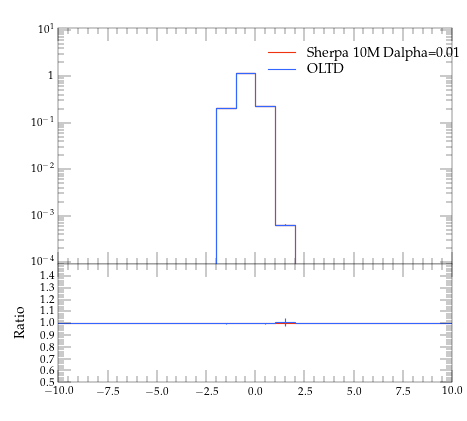

Write Python code to recreate this figure.
#! /usr/bin/env python

# This Python script was auto-generated using YODA v2.0.0.
# Analysis object: /evtb/inc_t_y
# Timestamp: 12-04-2024 (15:22:35)

import matplotlib as mpl
import matplotlib.pyplot as plt
mpl.use('Agg') # comment out for interactive use
import os
import numpy as np

plotDir = os.path.split(os.path.realpath(__file__))[0]
if 'YODA_USER_PLOT_PATH' in globals():
    plot_outdir = globals()['YODA_USER_PLOT_PATH']
else:
    plot_outdir = plotDir

#plot style
plt.style.use(os.path.join(plotDir, '../default.mplstyle'))
# plot metadata
figW, figH = plt.rcParams['figure.figsize']
ax_xLabel = r''
ax_yLabel = r''
ax_title  = r''
ax_xScale = 'linear'
ax_yScale = 'log'
xLims = (-10.0, 10.0)
yLims = (9e-05, 11.0)

# TeX-friendly labels for the legend
labels = [ r"Sherpa 10M Dalpha=0.01", r"OLTD" ]

# Create figure and axis objects
fig, (ax, ratio0_ax) = plt.subplots(2, 1, sharex=True,
                  figsize=(figW,figH), gridspec_kw={'height_ratios': (2, 1)})
ratio0_ax.yaxis.set_major_locator(mpl.ticker.MultipleLocator(0.1))
ratio0_ax.set_ylim(0.5, 1.4999)
ratio0_ax.set_ylabel('Ratio')

# LineColor map: curve index -> color
linecolors = {0: '#EE3311', 1: '#3366FF'}
# the numerical data is stored in a separate file
dataf = dict()
prefix = os.path.split(__file__)[0]
if prefix:    prefix = prefix + '/'
exec(open(prefix+'inc_t_y__data.py').read(), dataf)


legend_handles = [] # keep track of handles for the legend

# style options for curves
# starts at zorder>=5 to draw curve on top of legend
styles = {
  'curve0': {
    'color' : linecolors[0],
    'linestyle' : '-',
    'marker' : 'o',
    'zorder' : 5,
    'histstyle' : True,
  },
  'curve1': {
    'color' : linecolors[1],
    'linestyle' : '-',
    'marker' : 'o',
    'zorder' : 6,
    'histstyle' : True,
  },
}
# curve from input yoda files in main panel
for label in dataf['yvals'].keys():
    if all(np.isnan(v) for v in dataf['yvals'][label]):
        continue
    tmp = None
    if styles[label]['histstyle']: # draw as histogram
        tmp, = ax.plot(dataf['xedges'], dataf['yedges'][label],
                       color=styles[label]['color'],
                       linestyle=styles[label]['linestyle'],
                       drawstyle='steps-pre', solid_joinstyle='miter',
                       zorder=styles[label]['zorder'], label=label)
        ax.errorbar(dataf['xpoints'], dataf['yvals'][label], color=styles[label]['color'],
                    xerr=dataf['xerrs'], yerr=[dataf['ydowns'][label], dataf['yups'][label]],
                    linestyle='none', zorder=styles[label]['zorder'])
    else: # draw as scatter
        tmp = ax.errorbar(dataf['xpoints'], dataf['yvals'][label],
                          xerr=dataf['xerrs'],
                          yerr=[ dataf['ydowns'][label],
                          dataf['yups'][label] ],
                          fmt=styles[label]['marker'],
                          ecolor=styles[label]['color'],
                          color=styles[label]['color'], zorder=2)
        tmp[-1][0].set_linestyle(styles[label]['linestyle'])
    legend_handles += [tmp]
    for varLabel in dataf['variation_yvals'].keys():
        if varLabel.startswith(label):
            tmp, = ax.plot(dataf['xedges'], dataf['variation_yvals'][varLabel],
                           color=styles[label]['color'],
                           linestyle=styles[label]['linestyle'],
                           drawstyle='steps-pre', solid_joinstyle='miter',
                           zorder=styles[label]['zorder'], alpha=0.5)


# plots on ratio panel
# curve from input yoda files in ratio panel
for label, yvals in dataf['ratio0_yvals'].items():
    if all(np.isnan(v) for v in yvals):
        continue
    if styles[label]['histstyle']: # plot as histogram
        ratio0_ax.plot(dataf['xedges'], yvals,
                       color=styles[label]['color'],
                       linestyle=styles[label]['linestyle'],
                       drawstyle='steps-pre', zorder=1,
                       solid_joinstyle='miter')
        ratio0_ax.vlines(dataf['xpoints'],
                         dataf['ratio0_ymin'][label],
                         dataf['ratio0_ymax'][label],
                         color=styles[label]['color'], zorder=1)
    else: # plot as scatter
        tmp = ratio0_ax.errorbar(dataf['xpoints'],
                                 yvals, xerr=dataf['xerrs'],
                                 yerr=dataf['ratio0_yerrs'][label],
                                 fmt=styles[label]['marker'],
                                 ecolor=styles[label]['color'],
                                 color=styles[label]['color'])
        tmp[-1][0].set_linestyle(styles[label]['linestyle'])

    for varlabel in dataf['ratio0_variation_vals'].keys():
        if varlabel.startswith(label):
            ratio0_ax.plot(dataf['xedges'],
                            dataf['ratio0_variation_vals'][varlabel],
                            color=styles[label]['color'],
                            linestyle=styles[label]['linestyle'],
                            drawstyle='steps-pre', solid_joinstyle='miter',
                            zorder=1, alpha=0.5)

legend_pos = (0.5, 0.97)
ax.legend(legend_handles, labels, loc='upper left', bbox_to_anchor=legend_pos)

# set plot metadata as defined above
ratio0_ax.set_xlabel(ax_xLabel)
ratio0_ax.xaxis.set_label_coords(1., -.15)
ax.set_ylabel(ax_yLabel, loc='top')
ax.set_title(ax_title, loc='left')
ax.set_xscale(ax_xScale)
ax.set_yscale(ax_yScale)
ax.set_xlim(xLims)
ax.set_ylim(yLims)

# tick formatting
plt.rcParams['xtick.top'] = True
plt.rcParams['ytick.right'] = True
ax.yaxis.set_major_locator(mpl.ticker.LogLocator(base=10.0, numticks=np.inf))
ax.yaxis.set_minor_locator(mpl.ticker.LogLocator(
                           base=10.0, subs=np.arange(0.1, 1, 0.1), numticks=np.inf))
fig.align_ylabels((ax, ratio0_ax))
plt.savefig(os.path.join(plot_outdir, 'inc_t_y.pdf'), format='PDF')
plt.savefig(os.path.join(plot_outdir, 'inc_t_y.png'), format='PNG')

plt.close(fig)
